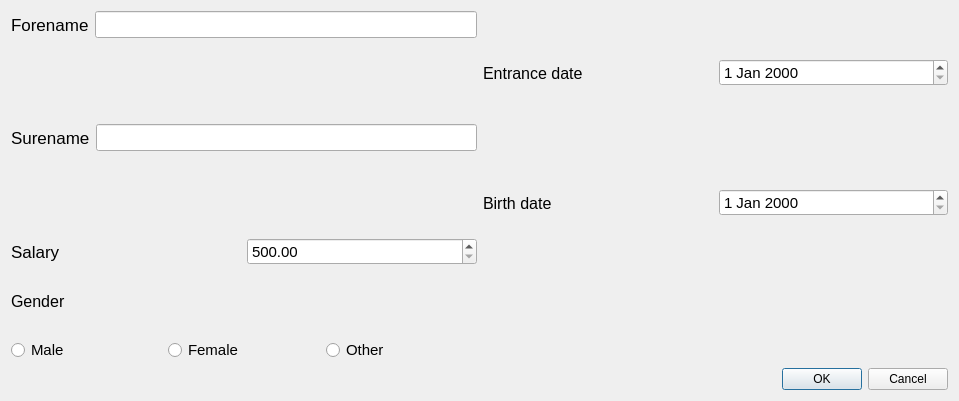
<?xml version="1.0" encoding="UTF-8"?>
<ui version="4.0">
 <class>Dialog</class>
 <widget class="QDialog" name="Dialog">
  <property name="geometry">
   <rect>
    <x>0</x>
    <y>0</y>
    <width>959</width>
    <height>401</height>
   </rect>
  </property>
  <property name="windowTitle">
   <string>Dialog</string>
  </property>
  <layout class="QGridLayout" name="gridLayout">
   <item row="0" column="0">
    <layout class="QHBoxLayout" name="horizontalLayout_6">
     <item>
      <widget class="QLabel" name="name">
       <property name="font">
        <font>
         <pointsize>13</pointsize>
        </font>
       </property>
       <property name="text">
        <string>Forename</string>
       </property>
      </widget>
     </item>
     <item>
      <widget class="QLineEdit" name="mName">
       <property name="font">
        <font>
         <pointsize>12</pointsize>
        </font>
       </property>
       <property name="cursorPosition">
        <number>0</number>
       </property>
      </widget>
     </item>
    </layout>
   </item>
   <item row="2" column="1" rowspan="2">
    <layout class="QHBoxLayout" name="horizontalLayout_3">
     <item>
      <widget class="QLabel" name="label_4">
       <property name="font">
        <font>
         <pointsize>12</pointsize>
        </font>
       </property>
       <property name="text">
        <string>Birth date</string>
       </property>
      </widget>
     </item>
     <item>
      <widget class="QDateEdit" name="birth_date">
       <property name="font">
        <font>
         <pointsize>11</pointsize>
        </font>
       </property>
      </widget>
     </item>
    </layout>
   </item>
   <item row="5" column="1">
    <widget class="QDialogButtonBox" name="buttonBox">
     <property name="standardButtons">
      <set>QDialogButtonBox::Cancel|QDialogButtonBox::Ok</set>
     </property>
    </widget>
   </item>
   <item row="0" column="1" rowspan="2">
    <layout class="QHBoxLayout" name="horizontalLayout_2">
     <item>
      <widget class="QLabel" name="label_3">
       <property name="font">
        <font>
         <pointsize>12</pointsize>
        </font>
       </property>
       <property name="text">
        <string>Entrance date</string>
       </property>
      </widget>
     </item>
     <item>
      <widget class="QDateEdit" name="entry_date">
       <property name="font">
        <font>
         <pointsize>11</pointsize>
        </font>
       </property>
      </widget>
     </item>
    </layout>
   </item>
   <item row="4" column="0">
    <layout class="QVBoxLayout" name="verticalLayout">
     <item>
      <widget class="QLabel" name="label_2">
       <property name="font">
        <font>
         <pointsize>12</pointsize>
        </font>
       </property>
       <property name="text">
        <string>Gender</string>
       </property>
      </widget>
     </item>
     <item>
      <layout class="QHBoxLayout" name="horizontalLayout">
       <item>
        <widget class="QRadioButton" name="male_button">
         <property name="font">
          <font>
           <pointsize>11</pointsize>
          </font>
         </property>
         <property name="text">
          <string>Male</string>
         </property>
        </widget>
       </item>
       <item>
        <widget class="QRadioButton" name="female_button">
         <property name="font">
          <font>
           <pointsize>11</pointsize>
          </font>
         </property>
         <property name="text">
          <string>Female</string>
         </property>
        </widget>
       </item>
       <item>
        <widget class="QRadioButton" name="andere_button">
         <property name="font">
          <font>
           <pointsize>11</pointsize>
          </font>
         </property>
         <property name="text">
          <string>Other</string>
         </property>
        </widget>
       </item>
      </layout>
     </item>
    </layout>
   </item>
   <item row="3" column="0">
    <layout class="QHBoxLayout" name="horizontalLayout_4">
     <item>
      <widget class="QLabel" name="gehalt">
       <property name="font">
        <font>
         <pointsize>13</pointsize>
        </font>
       </property>
       <property name="text">
        <string>Salary</string>
       </property>
      </widget>
     </item>
     <item>
      <widget class="QDoubleSpinBox" name="mGehalt">
       <property name="font">
        <font>
         <pointsize>11</pointsize>
        </font>
       </property>
       <property name="minimum">
        <double>500.000000000000000</double>
       </property>
       <property name="maximum">
        <double>100000.000000000000000</double>
       </property>
       <property name="singleStep">
        <double>100.000000000000000</double>
       </property>
      </widget>
     </item>
    </layout>
   </item>
   <item row="1" column="0" rowspan="2">
    <layout class="QHBoxLayout" name="horizontalLayout_5">
     <item>
      <widget class="QLabel" name="label">
       <property name="font">
        <font>
         <pointsize>13</pointsize>
        </font>
       </property>
       <property name="text">
        <string>Surename</string>
       </property>
      </widget>
     </item>
     <item>
      <widget class="QLineEdit" name="nach_name">
       <property name="font">
        <font>
         <pointsize>12</pointsize>
        </font>
       </property>
      </widget>
     </item>
    </layout>
   </item>
  </layout>
 </widget>
 <resources/>
 <connections/>
</ui>
